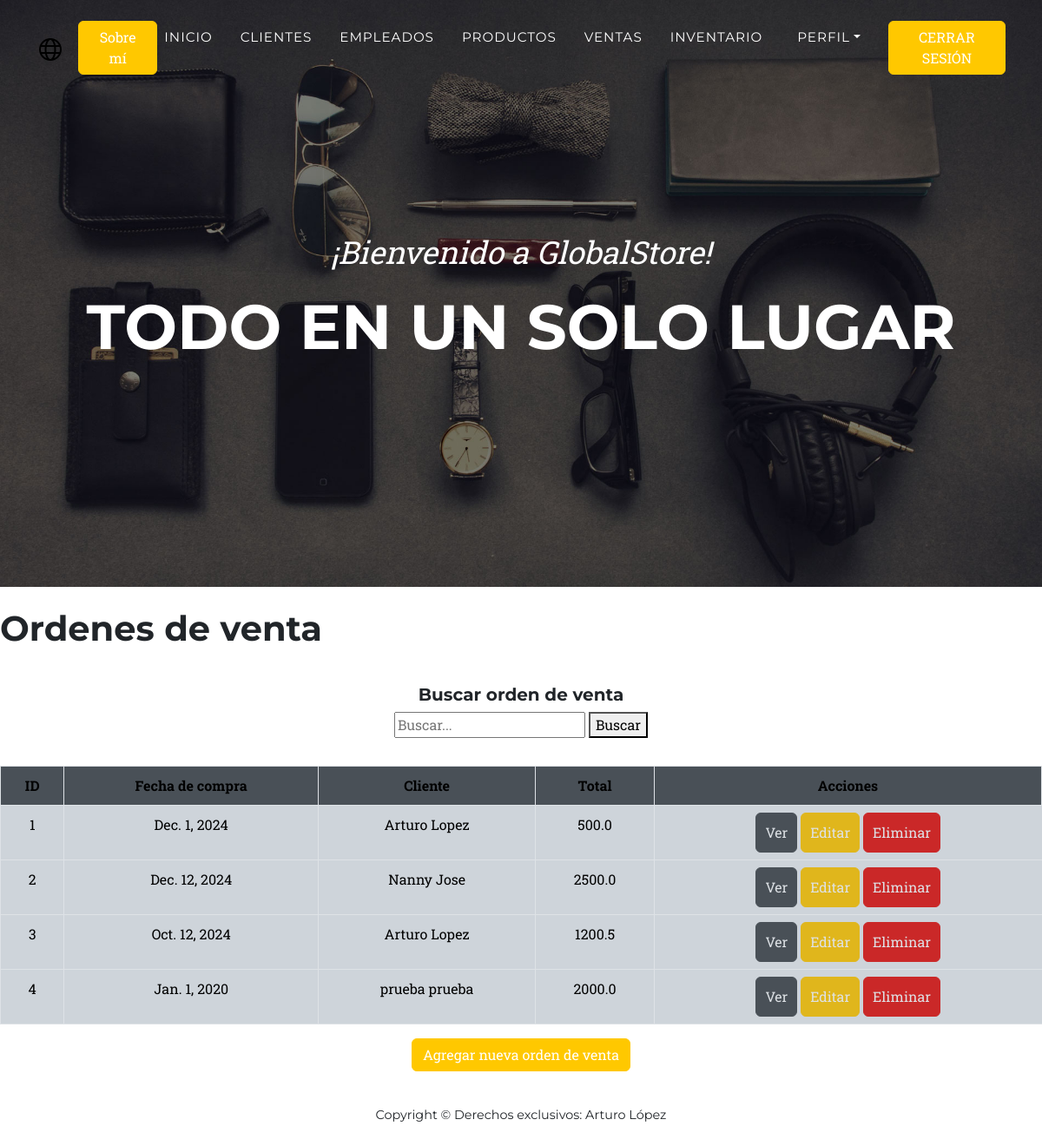
Page /info_app/ventas/ (signed in) on the earlier database version.
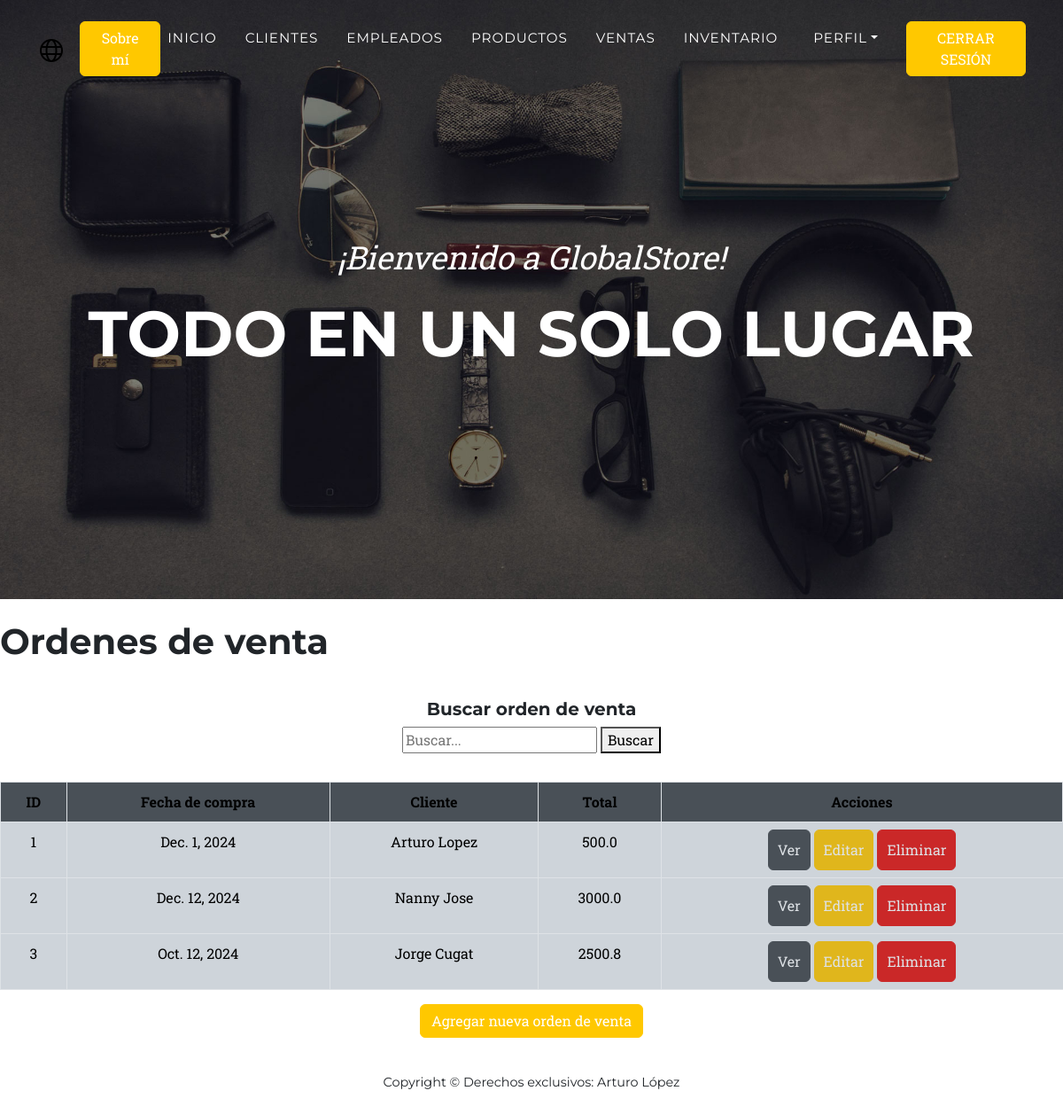
Same page on the later database version.
### info_app/models.py (models this page shows)
class Venta(models.Model):
    fecha_venta=models.DateField()
    cliente=models.CharField(max_length=30)
    empleado=models.CharField(max_length=30)
    total=models.FloatField()

### info_app/views.py (the view)
# urls.py: path('ventas/',ventas,name="ventas"),
@login_required(login_url='login')
def ventas(request):
    query=request.GET.get("q")
    if query:
        venta=Venta.objects.filter(Q(id__icontains=query) |
                                Q(cliente__icontains=query) )
    else:
        venta=Venta.objects.all()
    contexto={"venta":venta}
    return render(request,"info_app/ventas.html",contexto)

### info_app/templates/info_app/ventas.html (shortened to what this page needs)
{% extends 'info_app/base.html' %}
{% load static %}
{% block content %}
<br>
<h1>Ordenes de venta</h1>
<br>
<h5 class="text-center mt-2">Buscar orden de venta</h5>
<div class="d-flex flex-column align-items-center mb-2">
<form action="" method="GET">
<input type="text" name="q" placeholder="Buscar..." required>
<button type="submit">Buscar</button>
</form>
<br>
    <table class="text-center mt-2 table" style="width: 100%; border-collapse: collapse;">
        <thead>
            <tr style="background-color: #495057; color: #000f; text-align: center;">
                <th scope="col" style="padding: 10px; border: 1px solid #dee2e6;">ID</th>
                <th scope="col" style="padding: 10px; border: 1px solid #dee2e6;">Fecha de compra</th>
                <th scope="col" style="padding: 10px; border: 1px solid #dee2e6;">Cliente</th>
                <th scope="col" style="padding: 10px; border: 1px solid #dee2e6;">Total</th>
                <th scope="col" style="padding: 10px; border: 1px solid #dee2e6;">Acciones</th>
            </tr>
        </thead>
        <tbody>
            {% for i in venta %}
            <tr style="background-color: #ced4da; color: #000; text-align: center;">
                <td style="padding: 10px; border: 1px solid #dee2e6;">{{ i.id }}</td>
                <td style="padding: 10px; border: 1px solid #dee2e6;">{{ i.fecha_venta}}</td>
                <td style="padding: 10px; border: 1px solid #dee2e6;">{{ i.cliente }}</td>
                <td style="padding: 10px; border: 1px solid #dee2e6;">{{ i.total }}</td>
                <td>
                    {% if user.is_superuser %}
                        <a style="background-color:#495057;color: #dee2e6; padding: 10px; border: 1px solid #495057;" class="btn" href="{% url 'ver_venta' i.id %}">Ver </a>
                        <a style="background-color:#e0b61c;color: #dee2e6; padding: 10px; border: 1px solid #e0b61c;" class="btn" href="{% url 'editar_venta' i.id %}">Editar </a>
                        <a style="background-color:#ca2828;color: #dee2e6; padding: 10px; border: 1px solid #ca2828;" class="btn" href="{% url 'eliminar_venta' i.id %}">Eliminar </a>
                    {% else %}
                        <a style="background-color:#495057;color: #dee2e6; padding: 10px; border: 1px solid #495057;" class="btn" href="{% url 'ver_venta' i.id %}">Ver </a>
                    {% endif %}
                </td>
            </tr>
            {% endfor %}
        </tbody>
    </table>
    {% if user.is_staff %}
    <a class="btn btn-primary" href="{% url 'formulario_venta' %}">Agregar nueva orden de venta</a>
    {% endif %}
</div>
{% endblock content %}

Differences in the rows shown:
removed Venta: id "4", fecha_venta "Jan. 1, 2020", cliente "prueba prueba", total "2000.0"
changed Venta "Dec. 12, 2024": total "2500.0" → "3000.0"
changed Venta id 3: cliente "Arturo Lopez" → "Jorge Cugat"; total "1200.5" → "2500.8"
